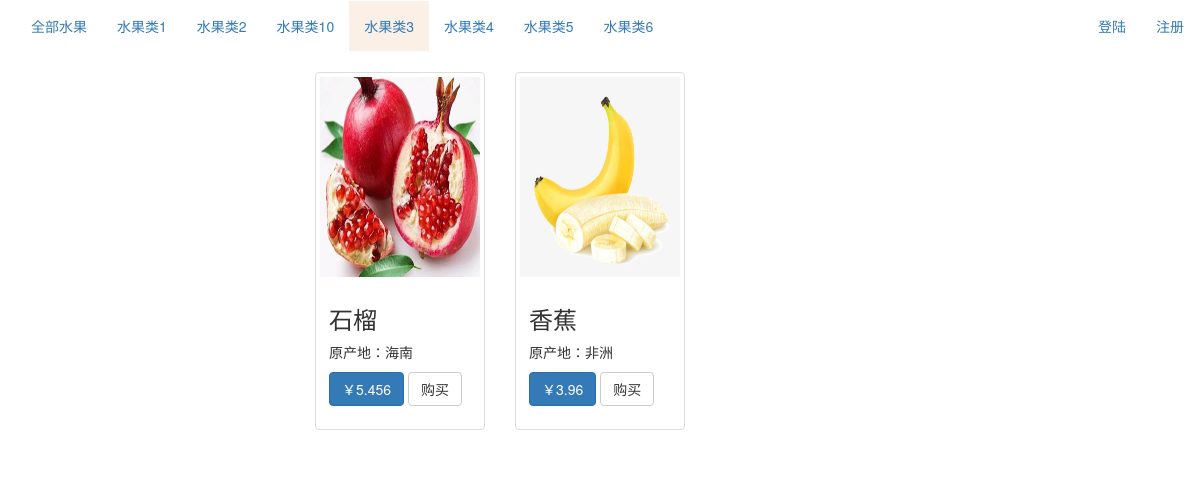
/user/find/?cate=4, run on the app's committed database.
### mainapp/models.py (models this page shows, shortened)
class CateTypeEntity(models.Model):
    name = models.CharField(max_length=20, verbose_name='分类名')
    order_num = models.IntegerField(verbose_name='排序')
    class Meta:
        db_table = 't_category'
        ordering = ['-order_num']  # 指定排序字段 - 表示降序  默认升序
        verbose_name = '水果分类表'
        verbose_name_plural = verbose_name

class FruitEntity(models.Model):
    name = models.CharField(max_length=20, verbose_name='水果名')
    price = models.FloatField(verbose_name='价格')
    source = models.CharField(max_length=30, verbose_name='原产地')
    category = models.ForeignKey(CateTypeEntity, related_name='fruits', on_delete=models.CASCADE, verbose_name='分类')
    store_id = models.ForeignKey(StoreEntity, on_delete=models.CASCADE)
    users = models.ManyToManyField(UserEntity, db_table='t_collect', related_name='fruits', verbose_name='收藏用户列表', blank=True)
    tags = models.ManyToManyField('TagEntity', verbose_name='标签', db_table='t_fruit_tag',related_name='fruits', blank=True)
    class Meta:
        db_table = 't_fruit'
        verbose_name = '水果表'
        verbose_name_plural = verbose_name

class FruitImageEntty(models.Model):
    fruit_id = models.OneToOneField(FruitEntity, on_delete=models.CASCADE, related_name='img')
    url = models.ImageField(upload_to='fruit', width_field='width', height_field='height', verbose_name='图片地址')
    width = models.IntegerField(verbose_name='宽')
    height = models.IntegerField(verbose_name='高')
    name = models.CharField(max_length=100, verbose_name='名称')
    class Meta:
        db_table = 't_fruit_image'
        verbose_name = '水果图片'
        verbose_name_plural = verbose_name

### mainapp/views.py (the view)
# urls.py: path('find/', find_fruit),
def find_fruit(request,msg=''):
    if msg:
        msg = msg
    else:
        msg = ''
    login_status = request.COOKIES.get('login_user')
    if login_status:
        login_u = UserEntity.objects.filter(phone=login_status).first()
        login_cart_all = login_u.cartentity.fruitcartentity_set.all()
        login_coll = login_u.fruits.all()
    price1 = request.GET.get('price1', 0)
    price2 = request.GET.get('price2', 1000)
    cate = request.GET.get('cate', None)
    menus = CateTypeEntity.objects.all()
    if cate:
        result = CateTypeEntity.objects.get(pk=cate).fruits.all()
    else:
        result = FruitEntity.objects.all()
    data = []
    for f in result:
        data.append({
            'fruit': f,
        })
    MEDIA = settings.MEDIA_URL
    return render(request, 'fruit/index.html', locals())

### templates/fruit/index.html (shortened to what this page needs)
{% extends 'fruit/base.html' %}
{% load static %}
{% block content %}
    <nav class="navbar narbar-default ">
        <div class="container-fluid">
            <div class="navbar-header">
                <ul class="nav navbar-nav">
                    <li><a {% if cate == None %}class="active"{% endif %} href="/user/find/">全部水果</a></li>
                    {% for menu in menus %}
                        <li><a class="{% if forloop.counter|safe == cate %}active{% endif %}" href="/user/find/?cate={{ forloop.counter }}">{{ menu.name }}</a></li>
                    {% endfor %}
                </ul>
            </div>
            <ul class="nav navbar-nav navbar-right">
                {% if login_status == None %}
                    <li><a style="cursor: pointer" data-toggle="modal" data-target="#login">登陆</a></li>
                    <li><a href="#">注册</a></li>
                {% else %}
                    <li><span style="font-size: 30px" class="label label-default">你好,{{ login_u.name }}</span></li>
                {% endif %}
            </ul>
        </div>
    </nav>
    <div class="container-fluid">
        <div class="row">
            <div class="col-md-3">
            </div>
            <div class="col-md-6">
                <div class="row">
                    {% for d in data %}
                        <div class="col-sm-6 col-md-4">
                            <div class="thumbnail">
                                <img src="
                                        {{ MEDIA }}{% if d.fruit.img.url %}{{ d.fruit.img.url }}{% else %}default.jpg{% endif %}"
                                     alt="">
                                <div class="caption">
                                    <h3>{{ d.fruit.name }}</h3>
                                    <p>原产地：{{ d.fruit.source }}</p>
                                    <p><a href="#" class="btn btn-primary" role="button">￥{{ d.fruit.price }}</a> <a
                                            href="#"
                                            class="btn btn-default"
                                            role="button">购买</a>
                                    </p>
                                </div>
                            </div>
                        </div>
                    {% endfor %}
                </div>
            </div>
            <div class="col-md-3">
            </div>
        </div>
    </div>
{% endblock %}

### templates/fruit/index.html (style rules this page uses)
img { width: 300px; height: 200px !important; }
.active { background-color: linen; }

### data on the page
CateTypeEntity: name "水果类1"
CateTypeEntity: name "水果类2"
CateTypeEntity: name "水果类10"
CateTypeEntity: name "水果类3"
CateTypeEntity: name "水果类4"
CateTypeEntity: name "水果类5"
CateTypeEntity: name "水果类6"
FruitEntity: url (picture), fruit.name "石榴", fruit.source "海南", fruit.price "5.456"
FruitEntity: url (picture), fruit.name "香蕉", fruit.source "非洲", fruit.price "3.96"
